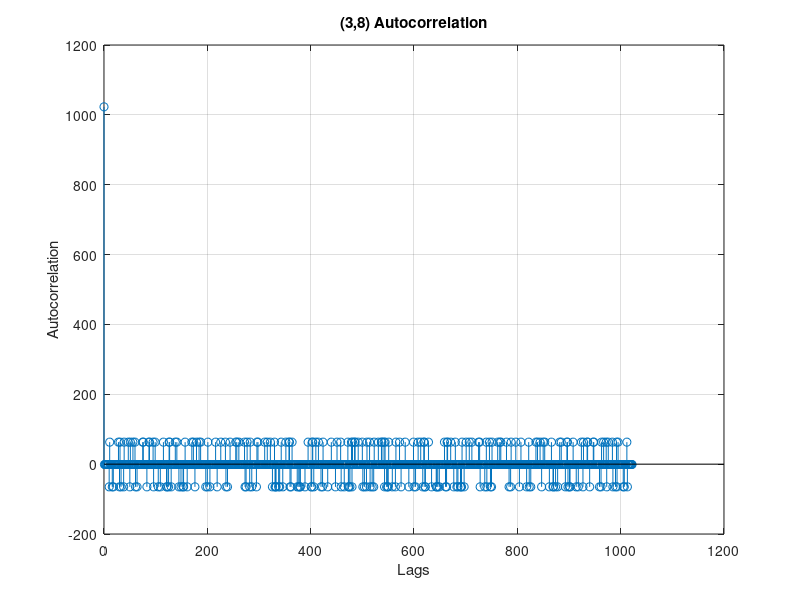

Write MATLAB code to recreate this figure. (Note: this script raises an error after producing the figure.)
%%
numR = 10;
numC = 1023; 
sr1 = ones(1,numR);
sr1 = sr1'
sr2 = ones(1,numR);
sr2 = sr2'
g1 = 1;
g2 = 1;
ca_38 = []; 
ca_26 = [];
x = sr1(10);
y = sr1(10,1);

for i = 1:numC
temp = xor(sr1(3,1),sr1(10,1));
g1 = sr1(10,1);
sr1 = circshift(sr1,1);
sr1(1,1) = temp;


temp1 = xor(sr2(9,1),sr2(10,1));
temp2 = xor(temp1,sr2(8,1));
temp3 = xor(temp2,sr2(6,1));
temp4 = xor(temp3,sr2(3,1));
temp = xor(temp4,sr2(2,1)); 
g2 = xor(sr2(3,1),sr2(8,1));
sr2 = circshift(sr2, 1);
sr2(1,1) = temp;
ca_38 = [ca_38 xor(g1,g2)];
end

%%
ca_38 = ca_38';
ca_38Bi = 2*ca_38 - 1;
for shift=0:1022
    autocorrelation_1(shift+1) = ca_38Bi'*circshift(ca_38Bi,[shift,0]);     
end
shift_1=0:1:1022;
figure
stem(shift_1,autocorrelation_1)
grid on
title('(3,8) Autocorrelation');
xlabel('Lags','linewidth',2)
ylabel('Autocorrelation','linewidth',2)

%%
figure;
Rxx=autom(ca_38Bi);
stem(Rxx);
title('(3,8) Autocorrelation');
xlabel('Lags','linewidth',2)
ylabel('Autocorrelation','linewidth',2)

%%
[c1,lags1] = xcorr(ca_38Bi);
stem(lags1,c1);
title('(3,8) Autocorrelation');
xlabel('Lags','linewidth',2)
ylabel('Autocorrelation','linewidth',2)

%%
figure;
autocorr(ca_38Bi, 1000)


%%
sr1 = ones(1,numR);
sr1 = sr1'
sr2 = ones(1,numR);
sr2 = sr2'
for i = 1:numC
temp = xor(sr1(3,1),sr1(10,1));
g1 = sr1(10,1);
sr1 = circshift(sr1,1);
sr1(1,1) = temp;


temp1 = xor(sr2(9,1),sr2(10,1));
temp2 = xor(temp1,sr2(8,1));
temp3 = xor(temp2,sr2(6,1));
temp4 = xor(temp3,sr2(3,1));
temp = xor(temp4,sr2(2,1)); 
g2 = xor(sr2(2,1),sr2(6,1));
sr2 = circshift(sr2,1);
sr2(1,1) = temp;
ca_26 = [ca_26 xor(g1,g2)];
end

%%
ca_26 = ca_26';
ca_26Bi = 2*ca_26 - 1;
for shift=0:1022
    autocorrelation_2(shift+1) = ca_26Bi'*circshift(ca_26Bi,[shift,0]);     
end
shift_2=0:1:1022;
figure
stem(shift_2,autocorrelation_2)
grid on
title('(2,6) Autocorrelation');
xlabel('Lags','linewidth',2)
ylabel('Autocorrelation','linewidth',2)

%%
figure;
Rxx=autom(ca_26Bi);
stem(Rxx);
title('(3,8) Autocorrelation');
xlabel('Lags','linewidth',2)
ylabel('Autocorrelation','linewidth',2)

%%
[c1,lags1] = xcorr(ca_26Bi);
stem(lags1,c1);
title('(3,8) Autocorrelation');
xlabel('Lags','linewidth',2)
ylabel('Autocorrelation','linewidth',2)

%%
figure;
autocorr(ca_26Bi, 1000)


%%
for shift=0:1022
    crosscorrelation(shift+1) = ca_26Bi'*circshift(ca_38Bi,[shift,0]);     
end

shift_3=0:1:1022;
figure
stem(shift_3,crosscorrelation)
grid on
title('(3,8) Vs (2,6) Cross-correlation')
xlabel('Lags','linewidth',2)
ylabel('Cross-correlation','linewidth',2)
%%
figure;
[c3,lags3] = xcorr(ca_38Bi,ca_26Bi);
stem(lags3,c3);
title('(3,8) Vs (2,6) Cross-correlation')
xlabel('Lags','linewidth',2)
ylabel('Cross-correlation','linewidth',2)